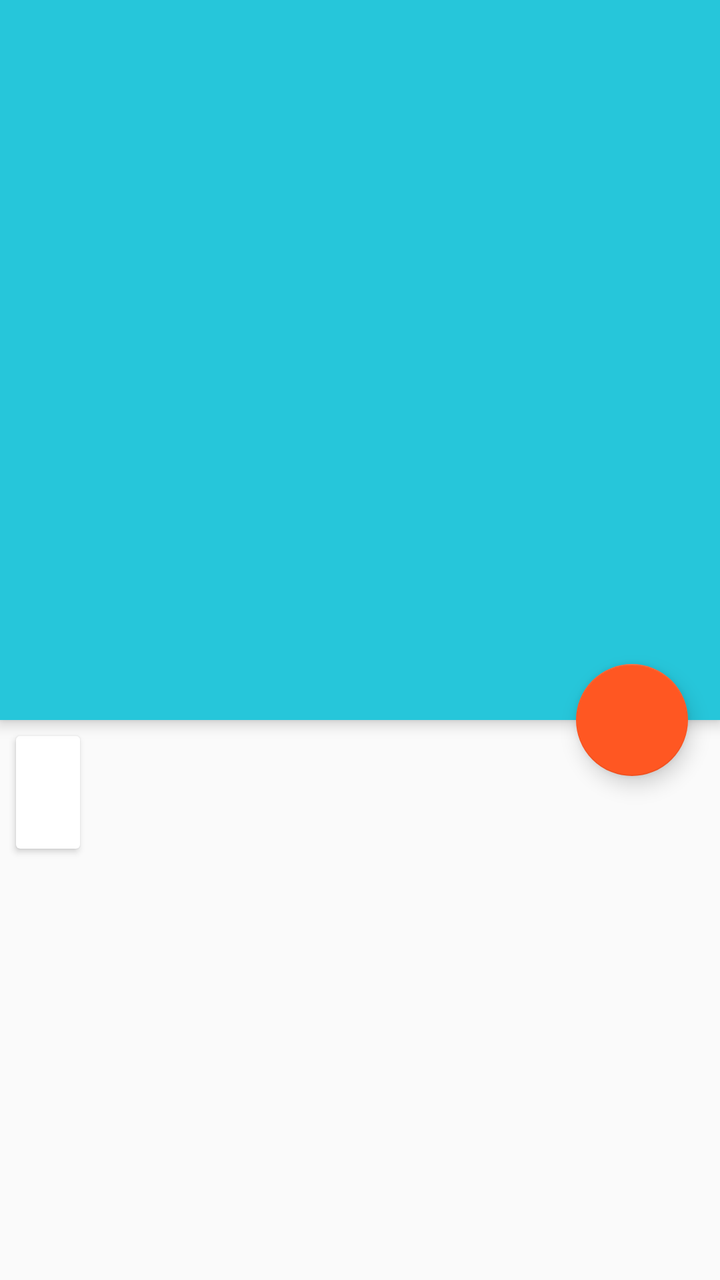
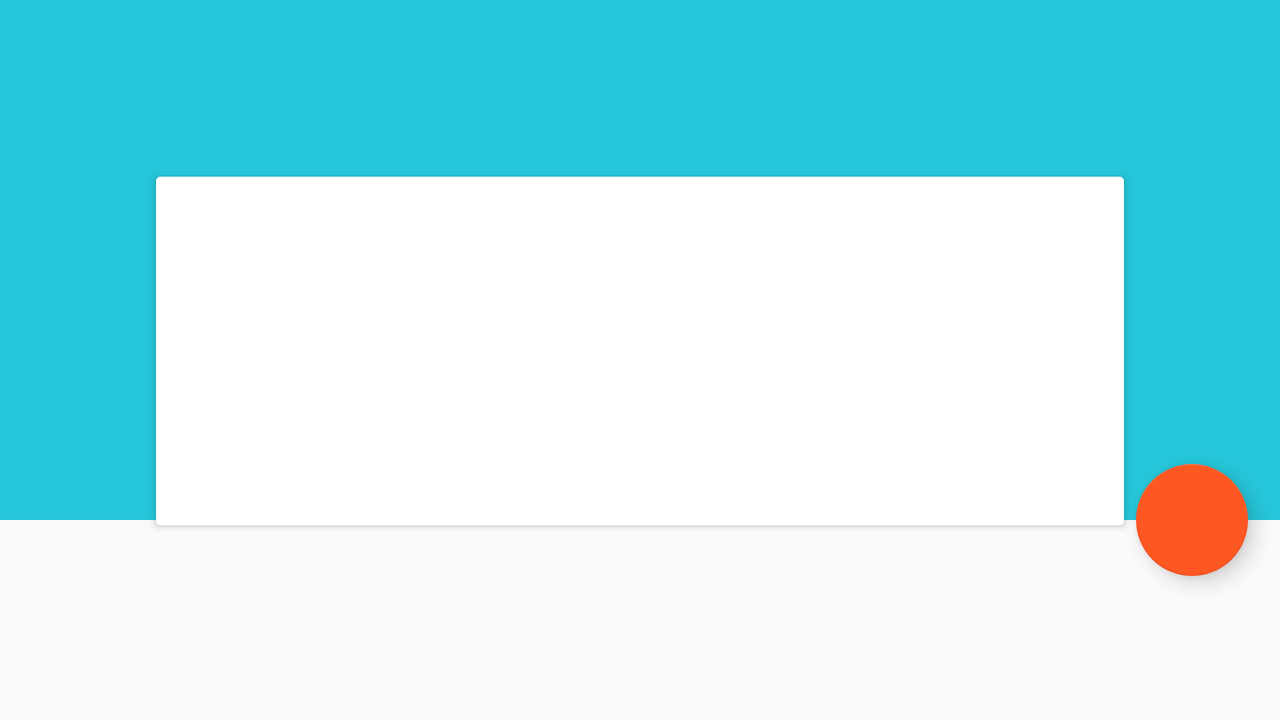

The same Android screen from two of the app's own layout files: first res/layout/ as a phone draws it, then the author's variant for another configuration, drawn on a device whose configuration selects that folder. Both files follow.
<!-- AndroidManifest.xml: activity theme AppTheme.NoActionBar -->
<!-- res/layout/fragment_article_detail.xml -->
<android.support.design.widget.CoordinatorLayout android:id="@+id/draw_insets_frame_layout"
    xmlns:android="http://schemas.android.com/apk/res/android"
    xmlns:app="http://schemas.android.com/apk/res-auto"
    xmlns:tools="http://schemas.android.com/tools"
    android:layout_width="match_parent"
    android:layout_height="match_parent"
    android:fitsSystemWindows="true"
    tools:ignore="MergeRootFrame">

    <android.support.design.widget.AppBarLayout
        android:id="@+id/toolbar_det"
        android:layout_width="match_parent"
        android:layout_height="@dimen/app_bar_layout_size"
        android:fitsSystemWindows="true"
        android:theme="@style/ThemeOverlay.AppCompat.Dark.ActionBar">

        <android.support.design.widget.CollapsingToolbarLayout
            android:id="@+id/photo_container"
            android:layout_width="match_parent"
            android:layout_height="match_parent"
            android:fitsSystemWindows="true"
            app:expandedTitleMarginEnd="@dimen/expanded_title_margin_end"
            app:expandedTitleMarginStart="@dimen/expanded_title_margin_start"
            app:layout_scrollFlags="scroll"
            app:toolbarId="@id/toolbar">

            <FrameLayout
                android:layout_width="match_parent"
                android:layout_height="match_parent"
                android:fitsSystemWindows="true">

                <ImageView
                    android:id="@+id/photo"
                    android:layout_width="match_parent"
                    android:layout_height="match_parent"
                    android:scaleType="centerCrop"
                    android:contentDescription="@string/book_detail_image_desc"
                    android:transitionName="@string/shared_transation"/>

                <View
                    android:layout_width="match_parent"
                    android:layout_height="match_parent"
                    android:background="@drawable/photo_background_protection" />

                <LinearLayout
                    android:id="@+id/meta_bar"
                    android:layout_width="match_parent"
                    android:layout_height="wrap_content"
                    android:layout_gravity="bottom"
                    android:orientation="vertical"
                    android:padding="@dimen/default_margin">

                    <TextView
                        android:id="@+id/article_title"
                        style="?android:attr/textAppearanceLarge"
                        android:layout_width="match_parent"
                        android:layout_height="wrap_content"
                        android:paddingBottom="@dimen/detail_metabar_title_bottom_padding"
                        android:textStyle="bold" />

                    <TextView
                        android:id="@+id/article_byline"
                        style="?android:attr/textAppearanceMedium"
                        android:layout_width="wrap_content"
                        android:layout_height="wrap_content"
                        android:textColor="@color/material_white" />
                </LinearLayout>
            </FrameLayout>

            <android.support.v7.widget.Toolbar
                android:id="@+id/detail_toolbar"
                android:layout_width="match_parent"
                android:layout_height="?attr/actionBarSize"
                android:fitsSystemWindows="false"
                app:layout_collapseMode="pin"
                app:popupTheme="@style/ThemeOverlay.AppCompat.Light" />

        </android.support.design.widget.CollapsingToolbarLayout>
    </android.support.design.widget.AppBarLayout>

    <android.support.v4.widget.NestedScrollView
        android:id="@+id/nestedScrollView"
        android:layout_width="match_parent"
        android:layout_height="match_parent"
        android:layout_gravity="center_horizontal"
        android:clipToPadding="true"
        android:orientation="vertical"
        app:layout_behavior="@string/appbar_scrolling_view_behavior">

        <android.support.v7.widget.CardView
            android:layout_width="wrap_content"
            android:layout_height="wrap_content"
            android:layout_margin="@dimen/card_view_margin"
            android:clickable="true"
            android:focusable="true"
            android:padding="@dimen/card_padding"
            app:cardElevation="@dimen/cardview_default_elevation">

            <TextView
                android:id="@+id/article_body"
                style="?android:attr/textAppearanceMedium"
                android:layout_width="match_parent"
                android:layout_height="match_parent"
                android:layout_margin="@dimen/default_margin"
                android:lineSpacingMultiplier="@fraction/detail_body_line_spacing_multiplier"
                android:textColor="@color/primary_text"
                android:textColorLink="@color/theme_accent"
                tools:textSize="?android:attr/textAppearanceMedium" />
        </android.support.v7.widget.CardView>

    </android.support.v4.widget.NestedScrollView>


    <android.support.design.widget.FloatingActionButton
        android:id="@+id/share_fab"
        android:layout_width="wrap_content"
        android:layout_height="wrap_content"
        android:layout_marginEnd="@dimen/default_margin"
        android:contentDescription="@string/action_share"
        android:src="@drawable/ic_share"
        app:layout_anchor="@id/toolbar_det"
        app:layout_anchorGravity="bottom|right|end"
        tools:background="?android:attr/selectableItemBackgroundBorderless" />

</android.support.design.widget.CoordinatorLayout>
<!-- resources referenced by this layout -->
<resources>
  <color name="material_white">#FFFFFFFF</color>
  <color name="primary_text">#212121</color>
  <color name="theme_accent">#FF5722</color>
  <dimen name="app_bar_layout_size">360dp</dimen>
  <dimen name="card_padding">8dp</dimen>
  <dimen name="card_view_margin">8dp</dimen>
  <dimen name="default_margin">16dp</dimen>
  <dimen name="detail_metabar_title_bottom_padding">4dp</dimen>
  <dimen name="expanded_title_margin_end">64dp</dimen>
  <dimen name="expanded_title_margin_start">48dp</dimen>
  <string name="action_share">Share</string>
  <string name="book_detail_image_desc">Book Details Image</string>
  <string name="shared_transation">shared_transition</string>
  <!-- from res/values-v21/ -->
  <style name="AppTheme.NoActionBar">
          <item name="windowActionBar">false</item>
          <item name="windowNoTitle">true</item>
      </style>
</resources>
<!-- res/layout-w600dp/fragment_article_detail.xml (the author's variant of the layout above) -->
<!-- drawn on the phone turned sideways -->
<?xml version="1.0" encoding="utf-8"?>
<android.support.design.widget.CoordinatorLayout
    xmlns:android="http://schemas.android.com/apk/res/android"
    xmlns:app="http://schemas.android.com/apk/res-auto"
    xmlns:tools="http://schemas.android.com/tools"
    android:layout_width="match_parent"
    android:layout_height="match_parent"
    android:fitsSystemWindows="true"
    tools:ignore="MergeRootFrame">

    <android.support.design.widget.AppBarLayout
        android:id="@+id/toolbar_det"
        android:layout_width="match_parent"
        android:layout_height="@dimen/appbar_layou_size"
        android:fitsSystemWindows="true"
        android:theme="@style/ThemeOverlay.AppCompat.Dark.ActionBar"
        app:elevation="@dimen/appbar_layout_no_elevation">

        <android.support.design.widget.CollapsingToolbarLayout
            android:id="@+id/photo_container"
            android:layout_width="match_parent"
            android:layout_height="match_parent"
            android:fitsSystemWindows="true"
            app:expandedTitleMargin="@dimen/expanded_title_margin_size"
            app:expandedTitleMarginBottom="@dimen/expanded_title_margin_bottom_size"
            app:expandedTitleTextAppearance="@style/ExpandedTitleTextAppearance"
            app:layout_scrollFlags="scroll"
            app:toolbarId="@+id/toolbar">

            <ImageView
                android:id="@+id/photo"
                android:layout_width="match_parent"
                android:layout_height="match_parent"
                android:fitsSystemWindows="true"
                android:scaleType="centerCrop"
                android:contentDescription="@string/book_detail_image_desc"
                android:transitionName="@string/shared_transation"/>

            <android.support.v7.widget.Toolbar
                android:id="@+id/detail_toolbar"
                android:layout_width="match_parent"
                android:layout_height="?attr/actionBarSize"
                app:layout_collapseMode="pin"
                app:popupTheme="@style/ThemeOverlay.AppCompat.Light" />

        </android.support.design.widget.CollapsingToolbarLayout>
    </android.support.design.widget.AppBarLayout>

    <android.support.v4.widget.NestedScrollView
        android:id="@+id/nestedScrollView"
        xmlns:app="http://schemas.android.com/apk/res-auto"
        android:layout_width="@dimen/max_width_size"
        android:layout_height="match_parent"
        android:layout_gravity="center_horizontal"
        android:layout_marginTop="@dimen/nested_scroll_margin_top"
        android:fitsSystemWindows="true"
        android:forceHasOverlappingRendering="true"
        app:layout_behavior="@string/appbar_scrolling_view_behavior">

        <RelativeLayout
            android:layout_width="match_parent"
            android:layout_height="wrap_content">

            <android.support.v7.widget.CardView
                android:layout_width="match_parent"
                android:layout_height="match_parent"
                android:layout_centerHorizontal="true"
                android:layout_margin="@dimen/card_padding"
                android:clickable="true"
                android:focusable="true"
                app:cardCornerRadius="@dimen/cardview_default_radius"
                app:elevation="@dimen/cardview_default_elevation">

                <RelativeLayout
                    android:layout_width="match_parent"
                    android:layout_height="wrap_content"
                    android:orientation="vertical">

                    <LinearLayout
                        android:id="@+id/meta_bar"
                        android:layout_width="match_parent"
                        android:layout_height="wrap_content"
                        android:layout_gravity="bottom"
                        android:orientation="vertical">

                        <TextView
                            android:id="@+id/article_title"
                            style="?android:attr/textAppearanceLarge"
                            android:layout_width="match_parent"
                            android:layout_height="wrap_content"
                            android:paddingEnd="@dimen/fab_padding"
                            android:paddingLeft="@dimen/fab_padding"
                            android:paddingRight="@dimen/fab_padding"
                            android:paddingStart="@dimen/fab_padding"
                            android:paddingTop="@dimen/fab_padding"
                            android:textColor="@color/material_white"
                            android:textSize="@dimen/title_size_tab"
                            android:textStyle="bold" />

                        <TextView
                            android:id="@+id/article_byline"
                            style="?android:attr/textAppearanceMedium"
                            android:layout_width="wrap_content"
                            android:layout_height="wrap_content"
                            android:padding="@dimen/fab_padding"
                            android:textColor="@color/material_white"
                            android:textSize="@dimen/subtitle_size_tab" />
                    </LinearLayout>

                    <TextView
                        android:id="@+id/article_body"
                        style="?android:attr/textAppearanceMedium"
                        android:layout_width="match_parent"
                        android:layout_height="wrap_content"
                        android:layout_below="@id/meta_bar"
                        android:layout_margin="@dimen/card_view_margin"
                        android:lineSpacingMultiplier="@fraction/detail_body_line_spacing_multiplier"
                        android:padding="@dimen/card_view_padding"
                        android:textColor="@color/primary_text"
                        android:textColorLink="@color/theme_accent"
                        tools:textSize="?android:attr/textAppearanceMedium" />
                </RelativeLayout>
            </android.support.v7.widget.CardView>
        </RelativeLayout>
    </android.support.v4.widget.NestedScrollView>


    <android.support.design.widget.FloatingActionButton
        android:id="@+id/share_fab"
        android:layout_width="wrap_content"
        android:layout_height="wrap_content"
        android:layout_marginEnd="@dimen/fab_padding"
        android:layout_marginRight="@dimen/fab_padding"
        android:contentDescription="@string/action_share"
        android:src="@drawable/ic_share"
        app:layout_anchor="@+id/toolbar_det"
        app:layout_anchorGravity="bottom|right"
        />
</android.support.design.widget.CoordinatorLayout>
<!-- resources referenced by the variant -->
<!-- as the phone turned sideways resolves them -->
<resources>
  <color name="material_white">#FFFFFFFF</color>
  <color name="primary_text">#212121</color>
  <color name="theme_accent">#FF5722</color>
  <dimen name="appbar_layou_size">260dp</dimen>
  <dimen name="card_padding">8dp</dimen>
  <dimen name="card_view_margin">8dp</dimen>
  <dimen name="card_view_padding">16dp</dimen>
  <dimen name="expanded_title_margin_bottom_size">70dp</dimen>
  <dimen name="expanded_title_margin_size">68dp</dimen>
  <dimen name="fab_padding">16dp</dimen>
  <dimen name="max_width_size">500dp</dimen>
  <dimen name="nested_scroll_margin_top">-180dp</dimen>
  <dimen name="subtitle_size_tab">16sp</dimen>
  <dimen name="title_size_tab">24sp</dimen>
  <string name="action_share">Share</string>
  <string name="book_detail_image_desc">Book Details Image</string>
  <string name="shared_transation">shared_transition</string>
  <!-- from res/values-v21/ -->
  <style name="ExpandedTitleTextAppearance" parent="@android:style/TextAppearance.Large">
          <item name="android:textStyle">bold</item>
      </style>
  <!-- from res/values-v21/ -->
  <style name="AppTheme.NoActionBar">
          <item name="windowActionBar">false</item>
          <item name="windowNoTitle">true</item>
      </style>
</resources>
